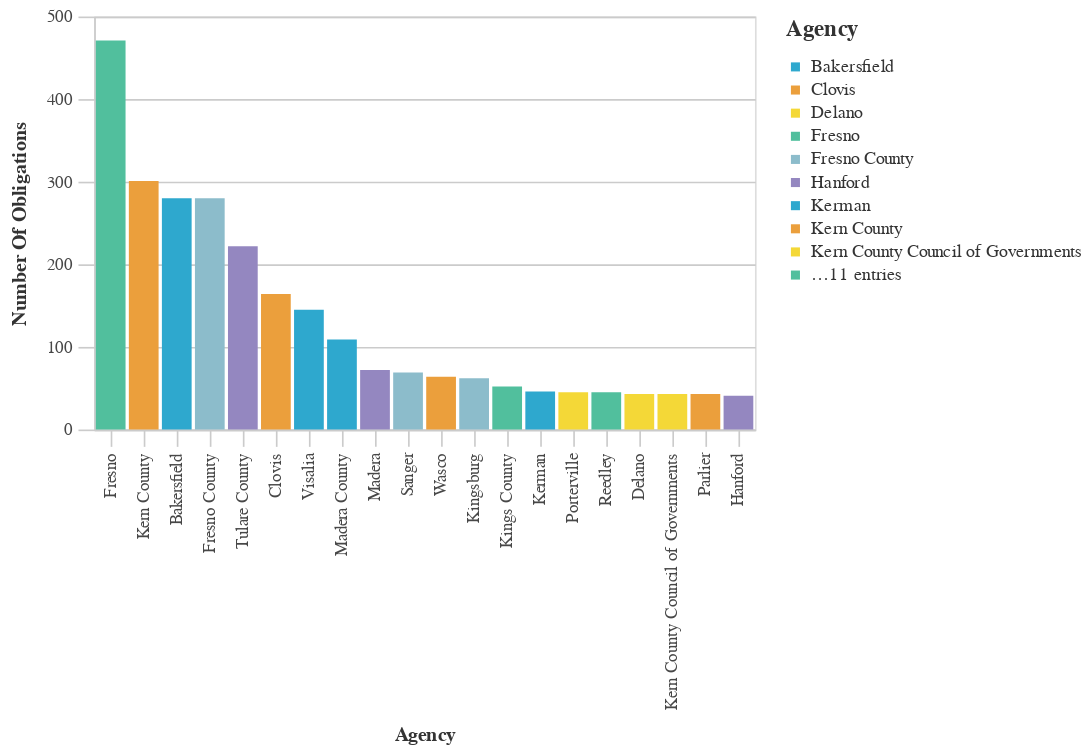

The notebook cell this image was saved under:
### Code cell
#Bar chart Agencies With The Most Obligations
chart_df = (df_top>>filter(_.variable=='primary_agency_name')).rename(columns={"value":"Agency",
                                 "count":"Number of Obligations"})
chart2 = (_dla_utils_reports.basic_bar_chart_no_save(chart_df, 'Agency', 'Number of Obligations', 'Agency', district))
    
display(HTML("<h4><strong>Agencies With The Most Obligations</strong></h4>"))
display(chart2)

### Figure 1 — Vega-Lite specification as saved in the notebook (floating-point values rounded to 4 significant figures)
{"config": {"view": {"continuousWidth": 400, "continuousHeight": 300}, "axis": {"domainColor": "#cbcbcb", "grid": true, "gridColor": "#cbcbcb", "gridWidth": 1, "labelColor": "#474747", "labelFont": "Nunito Sans", "labelFontSize": 10, "labelPadding": 4, "tickColor": "#cbcbcb", "tickSize": 10, "titleColor": "#333", "titleFont": "Raleway", "titleFontSize": 12, "titlePadding": 10}, "axisBand": {"grid": false}, "background": "white", "font": "Raleway", "header": {"labelFont": "Nunito Sans", "titleFont": "Raleway"}, "legend": {"labelColor": "#333", "labelFont": "Nunito Sans", "labelFontSize": 11, "labelLimit": 0, "padding": 1, "symbolSize": 30, "symbolType": "square", "titleColor": "#333", "titleFont": "Raleway", "titleFontSize": 14, "titlePadding": 10}, "title": {"anchor": "middle", "font": "Raleway", "fontSize": 18, "fontWeight": 300, "offset": 20}}, "data": {"name": "data-0eb4d1014a36c90b4958449c30252088"}, "mark": "bar", "encoding": {"color": {"field": "Agency", "legend": {"symbolLimit": 10, "title": "Agency"}, "scale": {"range": ["#2EA8CE", "#EB9F3C", "#F4D837", "#51BF9D", "#8CBCCB", "#9487C0"]}, "type": "nominal"}, "tooltip": [{"field": "Agency", "type": "nominal"}, {"field": "Number of Obligations", "type": "quantitative"}], "x": {"field": "Agency", "sort": "-y", "title": "Agency", "type": "nominal"}, "y": {"field": "Number of Obligations", "title": "Number Of Obligations", "type": "quantitative"}}, "height": 250, "width": 400, "$schema": "https://vega.github.io/schema/vega-lite/v4.17.0.json", "datasets": {"data-0eb4d1014a36c90b4958449c30252088": [{"Agency": "Fresno", "Number of Obligations": 471, "variable": "primary_agency_name"}, {"Agency": "Kern County", "Number of Obligations": 301, "variable": "primary_agency_name"}, {"Agency": "Bakersfield", "Number of Obligations": 280, "variable": "primary_agency_name"}, {"Agency": "Fresno County", "Number of Obligations": 280, "variable": "primary_agency_name"}, {"Agency": "Tulare County", "Number of Obligations": 222, "variable": "primary_agency_name"}, {"Agency": "Clovis", "Number of Obligations": 164, "variable": "primary_agency_name"}, {"Agency": "Visalia", "Number of Obligations": 145, "variable": "primary_agency_name"}, {"Agency": "Madera County", "Number of Obligations": 109, "variable": "primary_agency_name"}, {"Agency": "Madera", "Number of Obligations": 72, "variable": "primary_agency_name"}, {"Agency": "Sanger", "Number of Obligations": 69, "variable": "primary_agency_name"}, {"Agency": "Wasco", "Number of Obligations": 64, "variable": "primary_agency_name"}, {"Agency": "Kingsburg", "Number of Obligations": 62, "variable": "primary_agency_name"}, {"Agency": "Kings County", "Number of Obligations": 52, "variable": "primary_agency_name"}, {"Agency": "Kerman", "Number of Obligations": 46, "variable": "primary_agency_name"}, {"Agency": "Porterville", "Number of Obligations": 45, "variable": "primary_agency_name"}, {"Agency": "Reedley", "Number of Obligations": 45, "variable": "primary_agency_name"}, {"Agency": "Delano", "Number of Obligations": 43, "variable": "primary_agency_name"}, {"Agency": "Kern County Council of Governments", "Number of Obligations": 43, "variable": "primary_agency_name"}, {"Agency": "Parlier", "Number of Obligations": 43, "variable": "primary_agency_name"}, {"Agency": "Hanford", "Number of Obligations": 41, "variable": "primary_agency_name"}]}}
